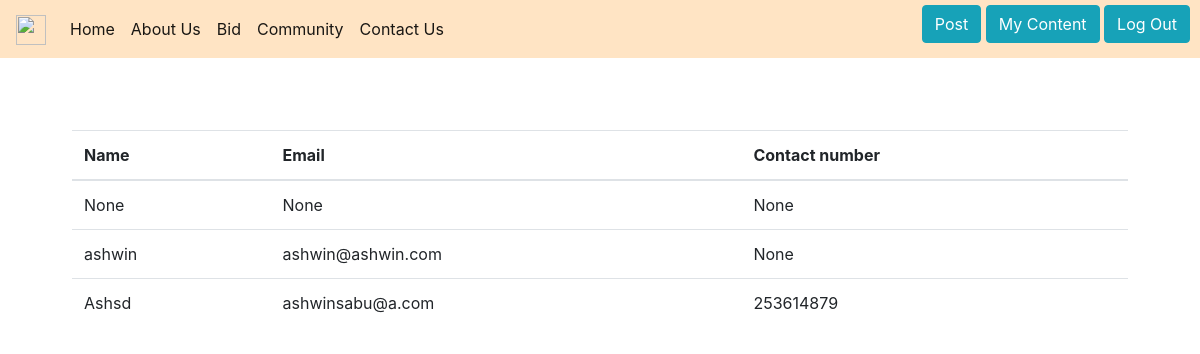
Page /community/view/1 on the committed database.
### community/models.py (models this page shows, shortened)
class Participants(models.Model):
    name = models.CharField(max_length=30,null=True)
    email = models.EmailField(null=True)
    age = models.IntegerField(null=True)
    number = models.IntegerField(null=True)
    user_id =models.ForeignKey(User, on_delete=models.CASCADE)
    community_id =models.ForeignKey(Community, on_delete=models.CASCADE)

### community/views.py (the view)
# urls.py: path('view/<int:id>', views.view_part, name='view_part'),
def view_part(request,id):
    data=Participants.objects.filter(community_id=id)
    context={
        "data":data
    }
    return render(request, 'partdata.html',context)

### community/templates/partdata.html (shortened to what this page needs)
<!doctype html>
<html lang="en">
<head>
    <link rel="stylesheet" href="https://cdn.jsdelivr.net/npm/bootstrap@4.0.0/dist/css/bootstrap.min.css"
>
</head>
<body>
    {% extends 'users/header.html' %}
    {% block content %}
    <div style="margin: 6%;">
        <table class="table">
            <thead>
                <tr>
                    <th scope="col">Name</th>
                    <th scope="col">Email</th>
                    <th scope="col">Contact number</th>
                </tr>
            </thead>
            <tbody>
                {% for x in data %}
                <tr>
                    <td>{{x.name}}</td>
                    <td>{{x.email}}</td>
                    <td>{{x.number}}</td>
                </tr>
                {% endfor %}
            </tbody>
        </table>
    </div>
    {% endblock content %}

### rows in the picture
Participants: name "None", email "None", number "None"
Participants: name "ashwin", email "ashwin@ashwin.com", number "None"
Participants: name "Ashsd", email "ashwinsabu@a.com", number "253614879"
